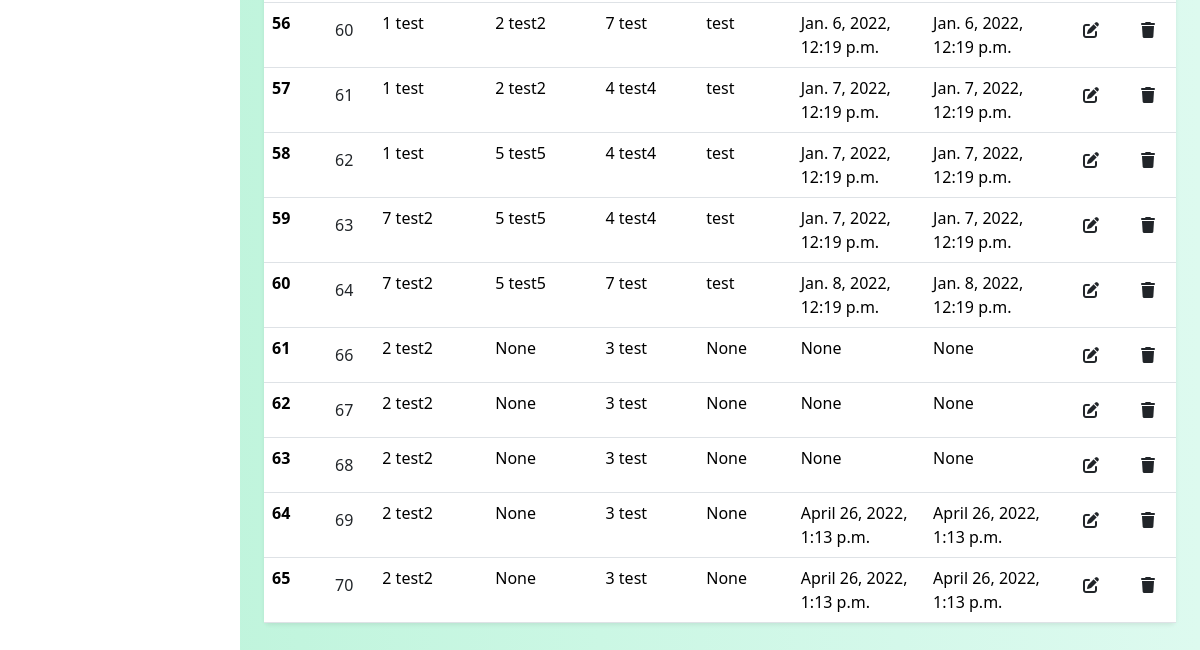
The page /dashboard/violations/ (signed in, lower part) on the database as committed earlier.
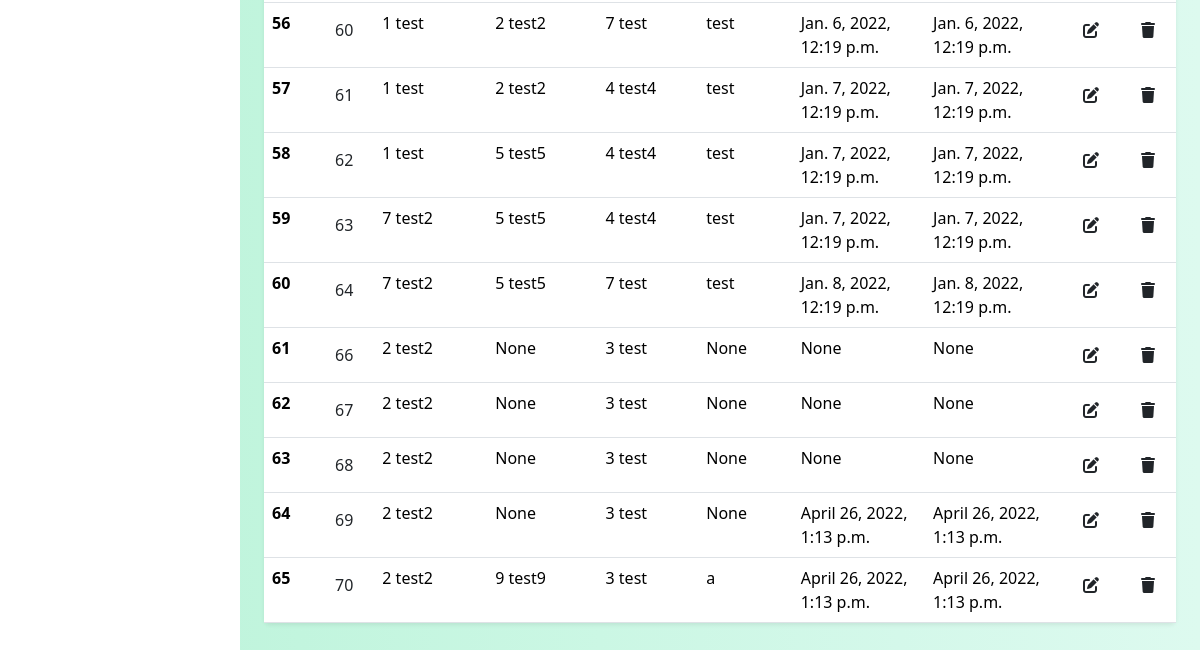
The same page on the database as committed later.
### backend/models.py (models this page shows, shortened)
class Violation(models.Model):
    id = models.AutoField(primary_key=True)
    cameraId = models.ForeignKey(Camera, on_delete=models.DO_NOTHING, null=False)
    workerId = models.ForeignKey(Worker, on_delete=models.DO_NOTHING, null=True)
    modelId = models.ForeignKey(Model, on_delete=models.SET_NULL, null=True)
    comment = models.CharField(max_length=250, null=True)
    valid = models.BooleanField(default=True, null=False)
    isNotified = models.BooleanField(default=False, null=False)
    capture = models.ImageField(null=True, blank=True)
    created = models.DateTimeField(auto_now_add=True)
    modified = models.DateTimeField(auto_now=True)

class Camera(models.Model):
    id = models.AutoField(primary_key=True)
    url = models.URLField(max_length=100)
    name = models.CharField(max_length=100, null=False)
    userId = models.ForeignKey(User, on_delete=models.DO_NOTHING, null=True)
    created = models.DateTimeField(auto_now_add=True)
    modified = models.DateTimeField(auto_now=True)
    active = models.BooleanField(default=False)
    def __str__(self):
        return str(self.id) + " " + str(self.name)

class Model(models.Model):
    id = models.AutoField(primary_key=True)
    name = models.CharField(max_length=100, null=False)
    path = models.CharField(max_length=100, null=False)
    created = models.DateTimeField(auto_now_add=True)
    modified = models.DateTimeField(auto_now=True)
    def __str__(self):
        return str(self.id) + " " + str(self.name)

class Worker(models.Model):
    phone_regex = RegexValidator(regex=r'^\+905[0-9]{9}$',
                                 message="Phone number should be in '+905555555555' format")
    id = models.AutoField(primary_key=True)
    name = models.CharField(max_length=100, null=False)
    title = models.CharField(max_length=100, null=False)
    phone = models.CharField(validators=[phone_regex], max_length=17, unique=True, null=False)
    active = models.BooleanField(default=True, null=False)
    created = models.DateTimeField(auto_now_add=True)
    modified = models.DateTimeField(auto_now=True)
    def __str__(self):
        return str(self.id) + " " + str(self.name)

### dashboard/views/violation_views.py (the view, shortened to what this page needs)
# urls.py: path('violations/', ViolationView.as_view()),
class ViolationView(LoginRequiredMixin, View, GetCountsMixin):
    login_url = '/login/'
    redirect_field_name = 'redirect_to'
    def get(self, request):
        headers = ['id', 'Camera Id - Name', 'Worker Id  - Name', 'Model Id  - Name', 'Comment', 'Created Date', 'Modified Date']
        data = Violation.objects.filter(valid=True)
        return render(request, 'dashboard/listViolation.html',
                      {'headers': headers, 'data': data, 'counts': super().get_counts()})

### dashboard/views/mixins.py (called while the page is built)
    def get_counts(self):
        counts = {
            'workers': Worker.objects.filter(active=True).count(),
            'violations': Violation.objects.filter(valid=True).count(),
            'cameras': Camera.objects.count(),
        }
        return counts

### dashboard/templates/dashboard/listViolation.html (shortened to what this page needs)
{% extends 'dashboard/dashboard.html' %}
{% block table %}
    <table class="table bg-white rounded shadow-sm  table-hover">
        <tbody>
        {% for datum in data %}
            <tr>
                <th scope="row">{{ forloop.counter }}</th>
                <td><a class="btn" href="/dashboard/violations/{{ datum.id }}">{{ datum.id }}</a></td>
                <td>{{ datum.cameraId }}</td>
                <td>{{ datum.workerId }}</td>
                <td>{{ datum.modelId }}</td>
                <td>{{ datum.comment }}</td>
                <td>{{ datum.created }}</td>
                <td>{{ datum.modified }}</td>
                <th><a class="btn" href="/dashboard/violations/edit/{{ datum.id }}/"><i class="fa fa-edit"></i></a></th>
                <th><a class="btn" href="/dashboard/violations/delete/{{ datum.id }}/"><i class="fa fa-trash"></i></a>
                </th>
            </tr>
        {% endfor %}
        </tbody>
    </table>
{% endblock %}

Rows that differ between the two databases and show on the page:
changed Violation id 70: workerId "None" → "9 test9"; comment "None" → "a"
